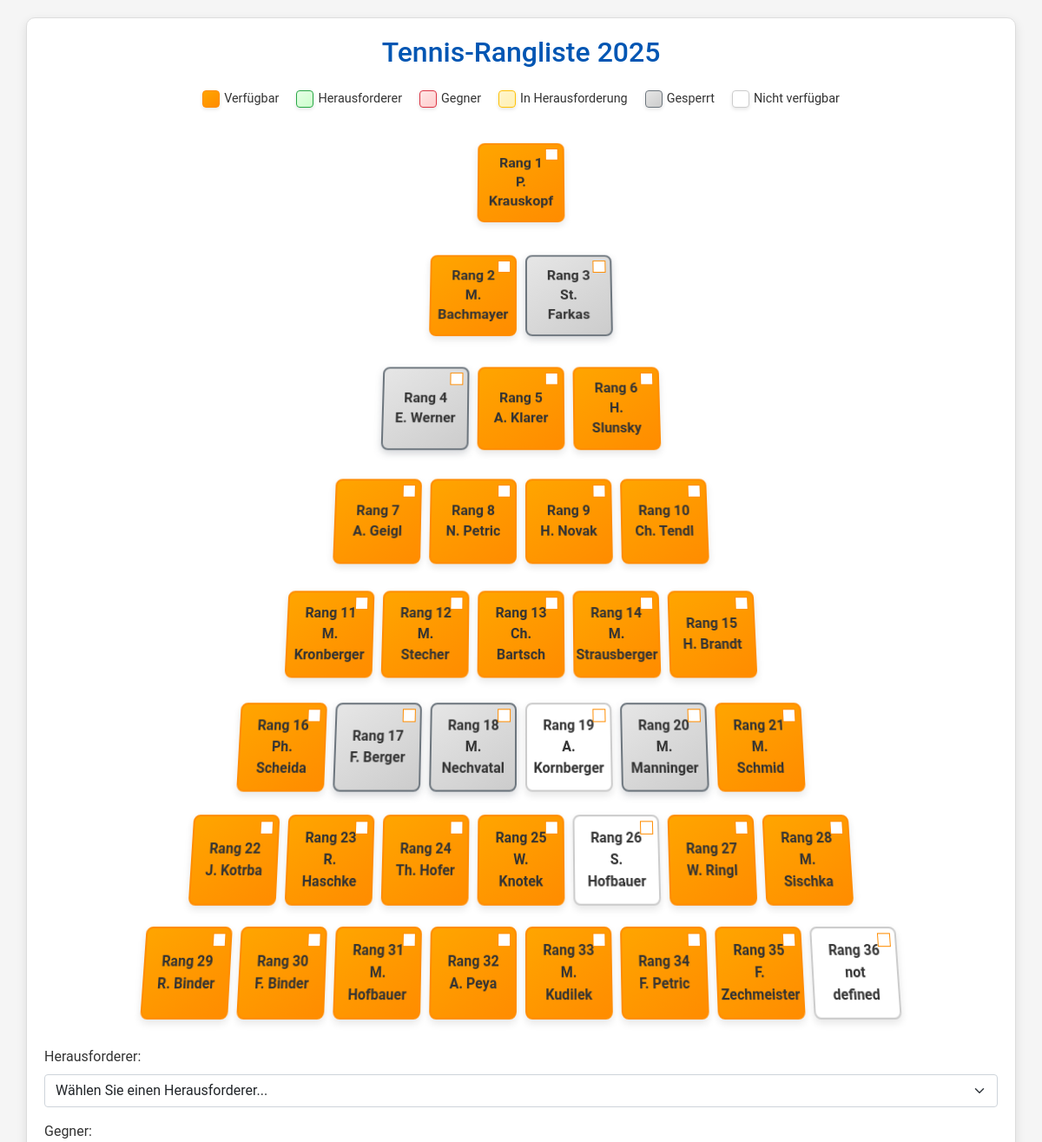
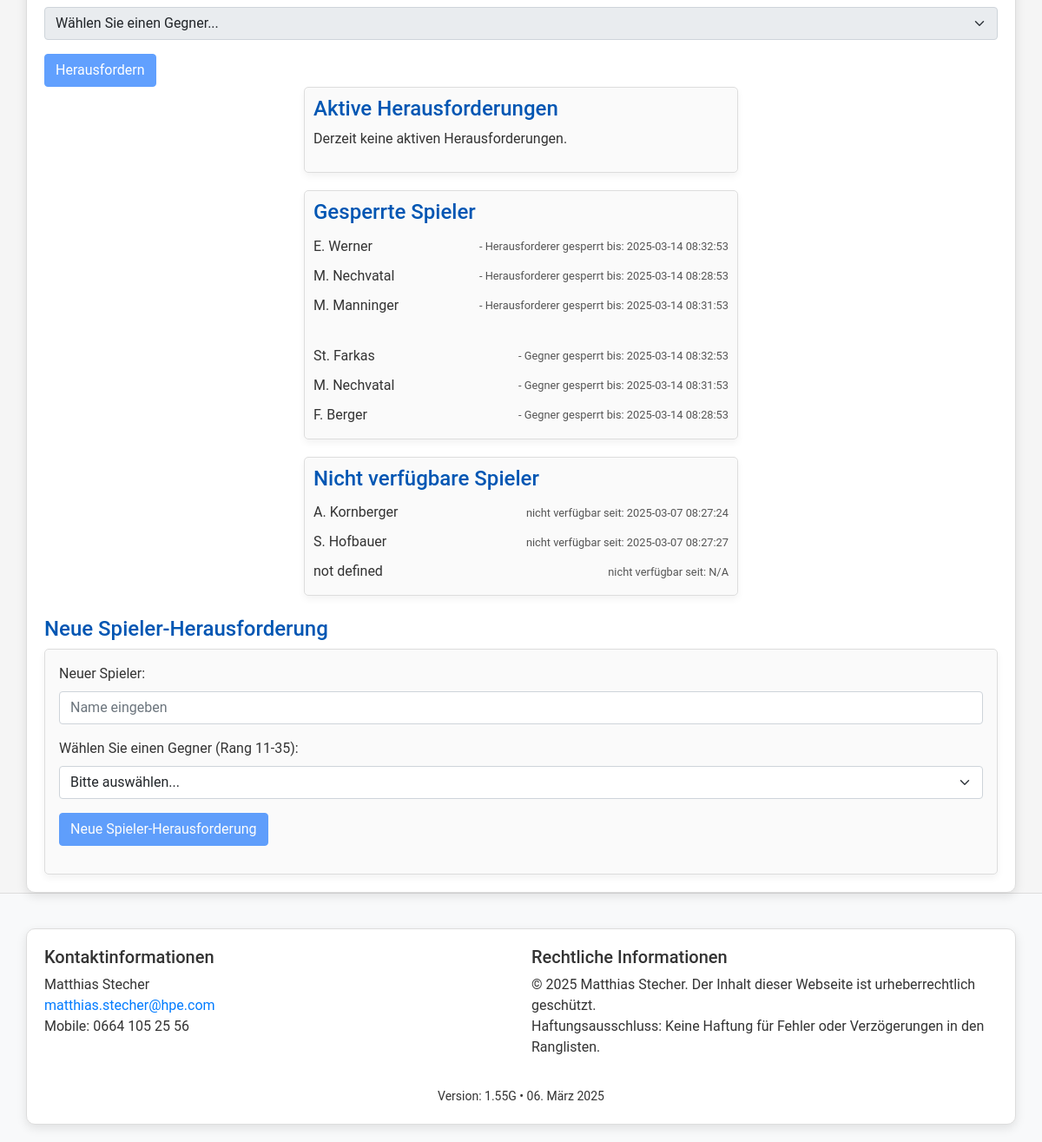
/index, run on the app's committed database (2 pictures, top to bottom).
### tables this page shows
CREATE TABLE players (
    id INTEGER PRIMARY KEY,
    name TEXT NOT NULL,
    available INTEGER NOT NULL DEFAULT 1,
    rank INTEGER NOT NULL,
    unavailable_since DATETIME,
    block_challenger_until DATETIME,
    block_opponent_until DATETIME,
    is_new INTEGER NOT NULL DEFAULT 0
);

### app.py (the view)
@app.route("/index")
def index():
    db = get_db()
    now = get_current_time().strftime("%Y-%m-%d %H:%M:%S")
    cur = db.execute(
        """
        SELECT p.*,
            CASE
              WHEN EXISTS (
                SELECT 1 FROM challenges c
                WHERE c.resolved = 0
                  AND c.deadline > ?
                  AND (c.challenger_id = p.id OR c.opponent_id = p.id)
              ) THEN 1 ELSE 0
            END as in_challenge
        FROM players p
        ORDER BY rank ASC
        """,
        (now,),
    )
    players = cur.fetchall()
    players_list = []
    now_dt = get_current_time()
    for p in players:
        p = dict(p)
        blocked = False
        if p.get("block_challenger_until"):
            try:
                dt = datetime.strptime(p["block_challenger_until"], "%Y-%m-%d %H:%M:%S")
                if now_dt < dt:
                    blocked = True
            except Exception:
                pass
        if p.get("block_opponent_until"):
            try:
                dt = datetime.strptime(p["block_opponent_until"], "%Y-%m-%d %H:%M:%S")
                if now_dt < dt:
                    blocked = True
            except Exception:
                pass
        p["blocked"] = blocked
        players_list.append(p)
    pyramid = create_pyramid(players_list)
    active_challenges = get_active_challenges()
    blocked_challenger_players = get_blocked_challenger_players()
    blocked_opponent_players = get_blocked_opponent_players()
    unavailable_players = get_unavailable_players()
    logger.info("Rendering index: players=%d, pyramid rows=%d", len(players_list), len(pyramid))
    return render_template(
        "index.html",
        pyramid=pyramid,
        players=players_list,
        active_challenges=active_challenges,
        blocked_challenger_players=blocked_challenger_players,
        blocked_opponent_players=blocked_opponent_players,
        unavailable_players=unavailable_players,
    )

### app.py (called while the page is built)
def get_current_time():
    test_date_str = os.environ.get("TEST_DATE")
    if test_date_str:
        try:
            return datetime.strptime(test_date_str, "%Y-%m-%d-%H-%M-%S")
        except Exception as e:
            logger.exception("Invalid TEST_DATE format: %s. Falling back to system time.", test_date_str)
    return datetime.now()

def get_db():
    if "db" not in g:
        try:
            g.db = sqlite3.connect(
                app.config["DATABASE"], timeout=10, detect_types=sqlite3.PARSE_DECLTYPES
            )
            g.db.row_factory = sqlite3.Row
        except sqlite3.Error as e:
            logger.exception("Database connection failed.")
            raise e
    return g.db

def create_pyramid(players):
    pyramid = []
    start = 0
    row_sizes = [1, 2, 3, 4, 5, 6, 7, 8]
    for size in row_sizes:
        row = []
        for i in range(size):
            if start < len(players):
                row.append(players[start])
            else:
                row.append(None)
            start += 1
        pyramid.append(row)
    return pyramid

def get_active_challenges():
    db = get_db()
    now = get_current_time().strftime("%Y-%m-%d %H:%M:%S")
    try:
        cur = db.execute(
            "SELECT c.*, p1.name as challenger_name, p2.name as opponent_name FROM challenges c "
            "JOIN players p1 ON c.challenger_id = p1.id "
            "JOIN players p2 ON c.opponent_id = p2.id "
            "WHERE c.resolved = 0 AND c.deadline > ?",
            (now,),
        )
        challenges = cur.fetchall()
        logger.info("Active challenges count: %d", len(challenges))
        return challenges
    except sqlite3.Error:
        logger.exception("Error fetching active challenges.")
        return []

def get_unavailable_players():
    db = get_db()
    cur = db.execute("SELECT * FROM players WHERE available = 0")
    players = cur.fetchall()
    return players

def get_blocked_challenger_players():
    db = get_db()
    now = get_current_time().strftime("%Y-%m-%d %H:%M:%S")
    try:
        cur = db.execute(
            "SELECT * FROM players WHERE block_challenger_until IS NOT NULL AND block_challenger_until > ?",
            (now,),
        )
        return cur.fetchall()
    except sqlite3.Error:
        logger.exception("Error fetching blocked challenger players.")
        return []

### templates/index.html (shortened to what this page needs)
<!DOCTYPE html>
<html lang="de">
<head>
  <link rel="stylesheet" href="https://cdnjs.cloudflare.com/ajax/libs/bootstrap/5.1.3/css/bootstrap.min.css" />
</head>
<body>
  <div class="container three-d">
    <h2 class="text-center mb-4">Tennis-Rangliste 2025</h2>
    <div class="legend">
      <div class="legend-item">
        <div class="legend-color" style="background: linear-gradient(145deg, #ffa500, #ff8c00); border-color: #ff8c00;"></div>
        Verfügbar
      </div>
      <div class="legend-item">
        <div class="legend-color" style="background: linear-gradient(145deg, #e6ffe6, #ccffcc); border-color: #28a745;"></div>
        Herausforderer
      </div>
      <div class="legend-item">
        <div class="legend-color" style="background: linear-gradient(145deg, #ffe6e6, #ffcccc); border-color: #dc3545;"></div>
        Gegner
      </div>
      <div class="legend-item">
        <div class="legend-color" style="background: linear-gradient(145deg, #fff5cc, #fff0b3); border-color: #ffc107;"></div>
        In Herausforderung
      </div>
      <div class="legend-item">
        <div class="legend-color" style="background: linear-gradient(145deg, #e6e6e6, #cccccc); border-color: #6c757d;"></div>
        Gesperrt
      </div>
      <div class="legend-item unavailable">
        <div class="legend-color" style="background: #ffffff; border-color: #cccccc;"></div>
        Nicht verfügbar
      </div>
    </div>
    <div class="ranking-list">
      {% if pyramid %}
        {% for row in pyramid %}
          <div class="row">
            {% for player in row %}
              {% if player %}
                <div id="player-{{ player['id'] }}"
                     class="player {% if not player['available'] %}unavailable{% endif %} {% if player['in_challenge'] %}in-challenge{% endif %} {% if player.blocked %}blocked{% endif %}"
                     data-player-id="{{ player['id'] }}">
                  <div class="player-info">
                    Rang {{ player['rank'] }}<br>{{ player['name'] }}
                  </div>
                  <div class="availability-toggle {% if player['available'] %}available{% endif %}" data-player-id="{{ player['id'] }}"></div>
                </div>
              {% else %}
                <div class="player missing">Spieler fehlt</div>
              {% endif %}
            {% endfor %}
          </div>
        {% endfor %}
      {% else %}
        <p>Keine Spieler gefunden. Bitte laden Sie die Spieldaten.</p>
      {% endif %}
    </div>
    <form id="challengeForm">
      <div class="mb-3">
        <label for="challenger" class="form-label">Herausforderer:</label>
        <select class="form-select" id="challenger" name="challenger" required>
          <option value="">Wählen Sie einen Herausforderer...</option>
        </select>
      </div>
      <div class="mb-3">
        <label for="opponent" class="form-label">Gegner:</label>
        <select class="form-select" id="opponent" name="opponent" required disabled>
          <option value="">Wählen Sie einen Gegner...</option>
        </select>
      </div>
      <button type="submit" class="btn btn-primary" id="challengeButton" disabled>Herausfordern</button>
    </form>
    <div class="active-challenges">
      <h4>Aktive Herausforderungen</h4>
      <div id="active-challenges-list">
        {% if active_challenges %}
          {% for challenge in active_challenges %}
            <div class="challenge-entry">
              <span class="challenge-names">{{ challenge['challenger_name'] }} gegen {{ challenge['opponent_name'] }}</span>
              <span class="challenge-deadline">(Frist: {{ challenge['deadline'] }})</span>
            </div>
          {% endfor %}
        {% else %}
          <p>Derzeit keine aktiven Herausforderungen.</p>
        {% endif %}
      </div>
    </div>
    <div class="blocked-players">
      <h4>Gesperrte Spieler</h4>
      <div id="blocked-players-list">
        {% if blocked_challenger_players %}
          {% for player in blocked_challenger_players %}
            <div class="blocked-entry">
              <span class="blocked-name">{{ player['name'] }}</span>
              <span class="blocked-info">- Herausforderer gesperrt bis: {{ player['block_challenger_until'] }}</span>
            </div>
          {% endfor %}
        {% else %}
          <p>Keine Spieler von der Herausforderung ausgeschlossen.</p>
        {% endif %}
        <br>
        {% if blocked_opponent_players %}
          {% for player in blocked_opponent_players %}
            <div class="blocked-entry">
              <span class="blocked-name">{{ player['name'] }}</span>
              <span class="blocked-info">- Gegner gesperrt bis: {{ player['block_opponent_until'] }}</span>
            </div>
          {% endfor %}
        {% else %}
          <p>Keine Spieler als Gegner gesperrt.</p>
        {% endif %}
      </div>
    </div>
    <div class="unavailable-players">
      <h4>Nicht verfügbare Spieler</h4>
      <div id="unavailable-players-list">
        {% if unavailable_players %}
          {% for player in unavailable_players %}
            <div class="unavailable-entry">
              <span class="unavailable-name">{{ player['name'] }}</span>
              <span class="unavailable-info">nicht verfügbar seit: {{ player['unavailable_since'] or 'N/A' }}</span>
            </div>
          {% endfor %}
        {% else %}
          <p>Alle Spieler sind derzeit verfügbar.</p>
        {% endif %}
      </div>
    </div>
    <div class="newplayer-challenge mt-4">
      <h4>Neue Spieler-Herausforderung</h4>
      <div class="card p-3">
        <div class="mb-3">
          <label for="newplayer" class="form-label">Neuer Spieler:</label>
          <input type="text" class="form-control" id="newplayer" name="newplayer" placeholder="Name eingeben" />
        </div>
        <div class="mb-3">
          <label for="newplayer-opponent" class="form-label">Wählen Sie einen Gegner (Rang 11-35):</label>
          <select class="form-select" id="newplayer-opponent" name="newplayer-opponent">
            <option value="">Bitte auswählen...</option>
          </select>
        </div>
        <div class="mb-3">
          <button type="button" class="btn btn-primary" id="newplayer-challenge" disabled>Neue Spieler-Herausforderung</button>
        </div>
      </div>
    </div>
  </div>
  <footer>
    <div class="container">
      <div class="row">
        <div class="col-md-6 mb-3 mb-md-0">
          <h5>Kontaktinformationen</h5>
          <p>
            Matthias Stecher<br />
            <a href="mailto:matthias.stecher@hpe.com">matthias.stecher@hpe.com</a><br />
            Mobile: 0664 105 25 56
          </p>
        </div>
        <div class="col-md-6">
          <h5>Rechtliche Informationen</h5>
          <p>
            © 2025 Matthias Stecher. Der Inhalt dieser Webseite ist urheberrechtlich geschützt.<br />
            Haftungsausschluss: Keine Haftung für Fehler oder Verzögerungen in den Ranglisten.
          </p>
        </div>
      </div>
      <div class="row">
        <div class="col-12 text-center mt-3">
          <small>Version: 1.55G  •  06. März 2025</small>
        </div>
      </div>
    </div>
  </footer>
</body>
</html>

### templates/index.html (style rules this page uses)
body { background: #f5f5f5; color: #333; font-family: 'Roboto', sans-serif; perspective: 1200px; }
h2, h4 { color: #0056b3; }
.container { background: #fff; border: 1px solid #ddd; border-radius: 10px; padding: 20px; margin-top: 20px; box-shadow: 0 4px 12px rgba(0, 0, 0, 0.1); transform-style: preserve-3d; }
.three-d { transform: perspective(1200px) rotateY(10deg); transition: transform 0.5s; }
.ranking-list { perspective: 800px; display: flex; flex-direction: column; align-items: center; margin-bottom: 20px; }
.ranking-list .row { display: flex; justify-content: center; margin: 10px 0; transform: rotateX(8deg); }
.ranking-list .player { width: 100px; height: 100px; background: linear-gradient(145deg, #ffa500, #ff8c00); border: 2px solid #ff8c00; border-radius: 8px; display: flex; flex-direction: column; align-items: center; justify-content: center; font-weight: bold; cursor: pointer; margin: 5px; position: relative; transition: transform 0.3s, box-shadow 0.3s; box-shadow: 0 4px 8px rgba(0, 0, 0, 0.1); }
.ranking-list .player.unavailable { background: #ffffff; border: 2px solid #cccccc; color: #333; box-shadow: 0 4px 8px rgba(0, 0, 0, 0.1); }
.ranking-list .player.blocked { background: linear-gradient(145deg, #e6e6e6, #cccccc); border-color: #6c757d; box-shadow: 0 4px 8px rgba(108, 117, 125, 0.3); }
.ranking-list .player .player-info { position: relative; z-index: 2; text-align: center; }
.availability-toggle { position: absolute; top: 5px; right: 5px; width: 15px; height: 15px; background-color: white; border: 1px solid #ff8c00; cursor: pointer; z-index: 10; transition: background-color 0.3s; }
.availability-toggle.available { background-color: white; }
.legend { display: flex; justify-content: center; margin-bottom: 20px; }
.legend-item { display: flex; align-items: center; margin: 0 10px; font-size: 0.9rem; }
.legend-color { width: 20px; height: 20px; margin-right: 5px; border: 1px solid #ff8c00; border-radius: 4px; box-shadow: 0 2px 4px rgba(0, 0, 0, 0.1); }
.legend-item.unavailable .legend-color { background: #ffffff; border-color: #cccccc; }
.active-challenges, .blocked-players, .unavailable-players { max-width: 500px; margin: 0 auto 20px; text-align: left; background: #fafafa; border: 1px solid #ddd; padding: 10px; border-radius: 5px; box-shadow: 0 4px 8px rgba(0, 0, 0, 0.05); }
.challenge-entry, .blocked-entry, .unavailable-entry { display: flex; align-items: center; padding: 5px 0; }
.challenge-deadline, .blocked-info, .unavailable-info { margin-left: auto; white-space: nowrap; font-size: 0.8rem; color: #555; }
.newplayer-challenge h4 { margin-top: 20px; }
.newplayer-challenge .card { background: #fafafa; border: 1px solid #ddd; box-shadow: 0 4px 8px rgba(0, 0, 0, 0.05); border-radius: 5px; }
footer { background: #f8f9fa; color: #333; padding: 20px 0; border-top: 1px solid #ddd; }
footer a { color: #007bff; text-decoration: none; }

### data on the page
players: rank "1", name "P. Krauskopf", available 1 (drawn)
players: rank "2", name "M. Bachmayer", available 1 (drawn)
players: rank "3", name "St. Farkas", available 1 (drawn), block_opponent_until "2025-03-14 08:32:53"
players: rank "4", name "E. Werner", available 1 (drawn), block_challenger_until "2025-03-14 08:32:53"
players: rank "5", name "A. Klarer", available 1 (drawn)
players: rank "6", name "H. Slunsky", available 1 (drawn)
players: rank "7", name "A. Geigl"
players: rank "8", name "N. Petric"
players: rank "9", name "H. Novak"
players: rank "10", name "Ch. Tendl"
players: rank "11", name "M. Kronberger"
players: rank "12", name "M. Stecher"
players: rank "13", name "Ch. Bartsch"
players: rank "14", name "M. Strausberger"
players: rank "15", name "H. Brandt", available 1 (drawn)
players: rank "16", name "Ph. Scheida", available 1 (drawn)
players: rank "17", name "F. Berger", block_opponent_until "2025-03-14 08:28:53"
players: rank "18", name "M. Nechvatal", block_challenger_until "2025-03-14 08:28:53", block_opponent_until "2025-03-14 08:31:53"
players: rank "19", name "A. Kornberger", unavailable_since "2025-03-07 08:27:24"
players: rank "20", name "M. Manninger", block_challenger_until "2025-03-14 08:31:53"
players: rank "21", name "M. Schmid", available 1 (drawn)
players: rank "22", name "J. Kotrba"
players: rank "23", name "R. Haschke"
players: rank "24", name "Th. Hofer"
players: rank "25", name "W. Knotek"
players: rank "26", name "S. Hofbauer", unavailable_since "2025-03-07 08:27:27"
players: rank "27", name "W. Ringl"
players: rank "28", name "M. Sischka"
players: rank "29", name "R. Binder"
players: rank "30", name "F. Binder"
players: rank "31", name "M. Hofbauer"
players: rank "32", name "A. Peya"
players: rank "33", name "M. Kudilek"
players: rank "34", name "F. Petric"
players: rank "35", name "F. Zechmeister"
players: rank "36", name "not defined", player "N/A"
